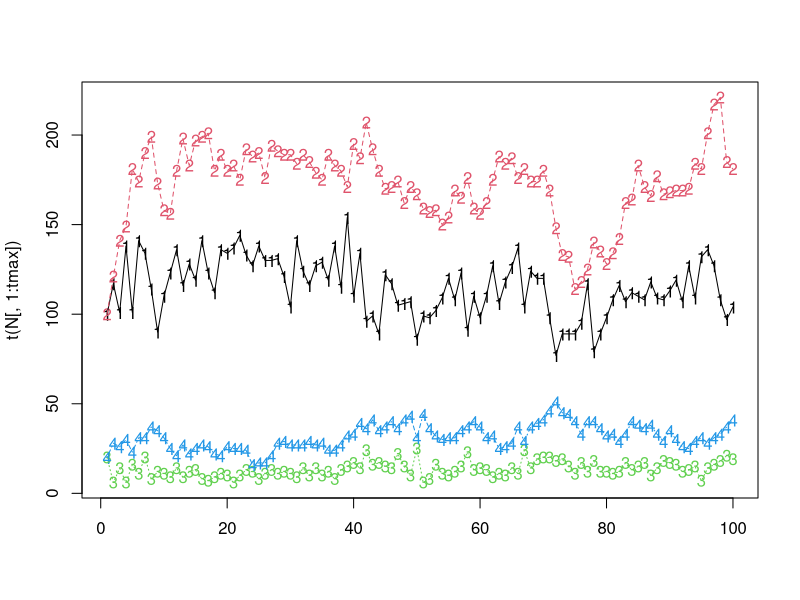
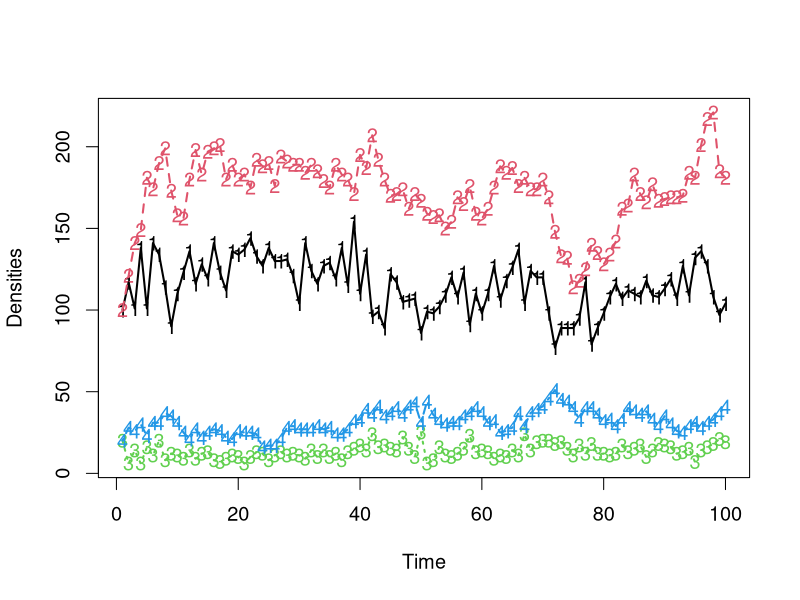
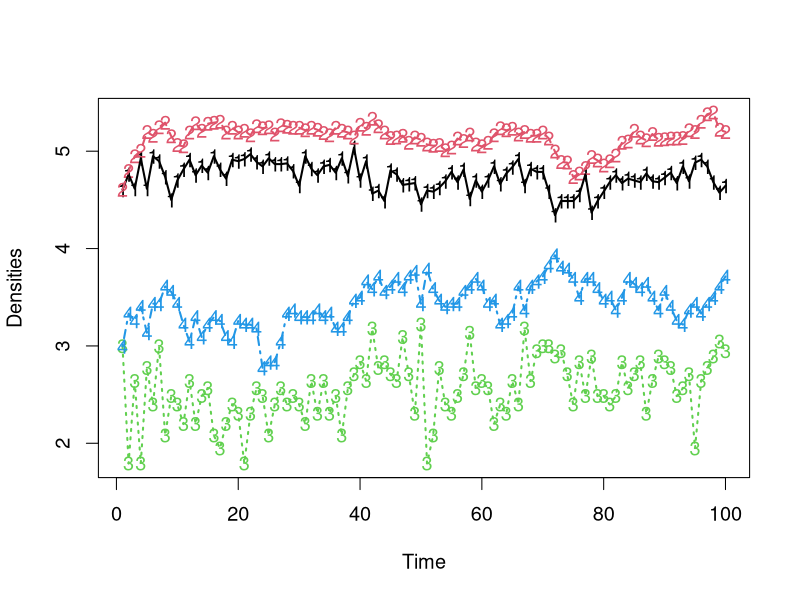

Reproduce these figures in R, in order.
#####################################################################################################################################
### FBarraquand & OGimenez 14/11/2017 -- Two species density-dependent matrix model // predator -prey version
### 'New' version with density-dependence intra and inter affecting four vital rates, each vital rate affected once
### 18/03/2018 New set of parameters, slightly more realistic
### 07/09/2018 New version of pre-breeding model that we use statistically
### 07/09/2018 Stochastic version of the model
#####################################################################################################################################

library('Matrix')

####################### Definition of functions #####################################################

logistic=function(x){
return(1/(1+exp(-x)))
}


#logistic=function(x,x_thresh=1,steepness=1){
#return(1/(1+exp(-steepness*(x-x_thresh))))
#}

# Computes vital rates from the state vector N 
vital_rates=function(params,N){

############ Parameters used as inputs #################################################################
### similar to statistical model
#########################################################################################################

VR=matrix(NA,nrow=4,ncol=4)
phiA = params[1:2] # 
alphas = params[3:10] #

f=rep(NA,4)
### same order as in statistical model (not much logic)
f[1] = logistic(alpha[1] + alpha[2] *N[4]) # intra-species DD - juvenile predator survival fn of adult predator abundance
f[2] = logistic(alpha[3] + alpha[4] * N[4]) # inter-species DD - juvenile prey survival fn of adult predator abundance
f[3] = exp(alpha[5] + alpha[6] * N[1]) # inter-species DD - predator fecundity fn of juvenile prey abundance
f[4] = exp(alpha[7] + alpha[8] * N[2]) # intra-species DD - prey fecundity fn of adult prey abundance


VR_prey = matrix(c(0,0.5 * f[4]* f[2], 
            phiA[1],  phiA[1]),nrow = 2, ncol = 2,byrow = TRUE)

VR_pred =  matrix(c(0,0.5* f[3] * f[1], 
             phiA[2],phiA[2]),nrow = 2, ncol = 2,byrow=TRUE)

VR=bdiag(VR_prey,VR_pred)

return(VR)

}

############################################# end of functions def. ############################################################


################### Main program ############################################################################################### 

### Initialization
set.seed(40) 

# Define parameters
tmax = 100#max time for sim

### Max rate parameters
# Prey (max) adult survival (v for victim)
phiA_V = 0.6
# Predator adult survival 
phiA_P = 0.7

# Other parameters 

alpha <- rep(NA,8)
N <- seq(10,500,length=10)
# intra-species DD - juvenile predator survival fn of adult predator abundance
alpha[1] <- 0.5
alpha[2] <- -0.01 # slopes
1/(1+exp(-(alpha[1] + alpha[2] * N)))

# inter-species DD - juvenile prey survival fn of adult predator abundance
alpha[3] <- 0.5
alpha[4] <- -0.025 # slopes
1/(1+exp(-(alpha[3] + alpha[4] * N)))

# inter-species DD - predator fecundity fn of juvenile prey abundance
alpha[5] <- 0
alpha[6] <- 0.004 # slopes
exp(alpha[5] + alpha[6] * N)
# if juv prey gets above 500 we have a problem, otherwise OK

# intra-species DD - prey fecundity fn of adult prey abundance
alpha[7] <- 2 #1.5 #2.5 too much
alpha[8] <- -0.005 # slopes
exp(alpha[7] + alpha[8] * N)


# Bundle the whole shabang into a single vector, which we then feed to the function
params = c(phiA_V,phiA_P,alpha)

# Initialize the state vector
N=matrix(NA,4,tmax)
N[,1] = N[,1] = c(100,100,20,20) #runif(4,50,100) ### we state 4 values for 2 species and 2 stages

############################# Loop over time #################################################################

for (t in 1:(tmax-1)){
	## Compute vital rates as a function of the initial state
	vital_rate_matrix = as.matrix(vital_rates(params,N[,t])) #vital_rate_matrix %*% N[,t] 
	N[1,t+1] = rpois(1,vital_rate_matrix[1,2] * N[2,t])
	N[2,t+1] = rbinom(1,N[2,t]+N[1,t], vital_rate_matrix[2,2])
	N[3,t+1] = rpois(1,vital_rate_matrix[3,4] * N[4,t])
	N[4,t+1] = rbinom(1,N[3,t]+N[4,t], vital_rate_matrix[4,4])
}
N[,tmax]
matplot(t(N[,1:tmax]))
matlines(t(N[,1:tmax]))
############################################ end of simulation ##################################################################

pdf(file="TimePlot_BGpredation_prebreed_stochastic.pdf",width=12,height=8)
par(cex=1.2)
matplot(t(N[,1:tmax]),xlab="Time",ylab="Densities")
matlines(t(N[,1:tmax]),lwd=2)
dev.off()

pdf(file="Log_TimePlot_BGpredation_prebreed_stochastic_log.pdf",width=12,height=8)
par(cex=1.2)
matplot(t(log(N[,1:tmax])),xlab="Time",ylab="Densities")
matlines(t(log(N[,1:tmax])),lwd=2)
dev.off()



